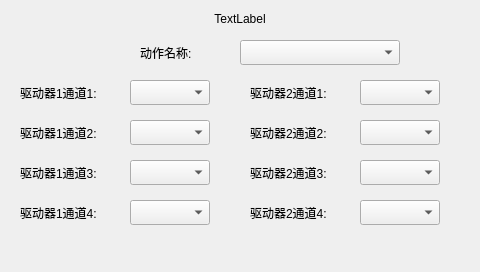
<?xml version="1.0" encoding="UTF-8"?>
<ui version="4.0">
 <class>driver_chn_config_child</class>
 <widget class="QDialog" name="driver_chn_config_child">
  <property name="geometry">
   <rect>
    <x>0</x>
    <y>0</y>
    <width>480</width>
    <height>272</height>
   </rect>
  </property>
  <property name="windowTitle">
   <string>Dialog</string>
  </property>
  <widget class="QLabel" name="title_label">
   <property name="geometry">
    <rect>
     <x>0</x>
     <y>10</y>
     <width>480</width>
     <height>18</height>
    </rect>
   </property>
   <property name="text">
    <string>TextLabel</string>
   </property>
   <property name="alignment">
    <set>Qt::AlignCenter</set>
   </property>
  </widget>
  <widget class="QLabel" name="action_label">
   <property name="geometry">
    <rect>
     <x>140</x>
     <y>40</y>
     <width>67</width>
     <height>25</height>
    </rect>
   </property>
   <property name="text">
    <string>动作名称:</string>
   </property>
  </widget>
  <widget class="QComboBox" name="action_comboBox">
   <property name="geometry">
    <rect>
     <x>240</x>
     <y>40</y>
     <width>160</width>
     <height>25</height>
    </rect>
   </property>
  </widget>
  <widget class="QLabel" name="driver1_label_1">
   <property name="geometry">
    <rect>
     <x>20</x>
     <y>80</y>
     <width>100</width>
     <height>25</height>
    </rect>
   </property>
   <property name="text">
    <string>驱动器1通道1:</string>
   </property>
  </widget>
  <widget class="QComboBox" name="driver1_comboBox_1">
   <property name="geometry">
    <rect>
     <x>130</x>
     <y>80</y>
     <width>80</width>
     <height>25</height>
    </rect>
   </property>
  </widget>
  <widget class="QLabel" name="driver1_label_2">
   <property name="geometry">
    <rect>
     <x>20</x>
     <y>120</y>
     <width>100</width>
     <height>25</height>
    </rect>
   </property>
   <property name="text">
    <string>驱动器1通道2:</string>
   </property>
  </widget>
  <widget class="QComboBox" name="driver1_comboBox_2">
   <property name="geometry">
    <rect>
     <x>130</x>
     <y>120</y>
     <width>80</width>
     <height>25</height>
    </rect>
   </property>
  </widget>
  <widget class="QLabel" name="driver1_label_3">
   <property name="geometry">
    <rect>
     <x>20</x>
     <y>160</y>
     <width>100</width>
     <height>25</height>
    </rect>
   </property>
   <property name="text">
    <string>驱动器1通道3:</string>
   </property>
  </widget>
  <widget class="QComboBox" name="driver1_comboBox_3">
   <property name="geometry">
    <rect>
     <x>130</x>
     <y>160</y>
     <width>80</width>
     <height>25</height>
    </rect>
   </property>
  </widget>
  <widget class="QLabel" name="driver1_label_4">
   <property name="geometry">
    <rect>
     <x>20</x>
     <y>200</y>
     <width>100</width>
     <height>25</height>
    </rect>
   </property>
   <property name="text">
    <string>驱动器1通道4:</string>
   </property>
  </widget>
  <widget class="QComboBox" name="driver1_comboBox_4">
   <property name="geometry">
    <rect>
     <x>130</x>
     <y>200</y>
     <width>80</width>
     <height>25</height>
    </rect>
   </property>
  </widget>
  <widget class="QLabel" name="driver2_label_2">
   <property name="geometry">
    <rect>
     <x>250</x>
     <y>120</y>
     <width>100</width>
     <height>25</height>
    </rect>
   </property>
   <property name="text">
    <string>驱动器2通道2:</string>
   </property>
  </widget>
  <widget class="QLabel" name="driver2_label_1">
   <property name="geometry">
    <rect>
     <x>250</x>
     <y>80</y>
     <width>100</width>
     <height>25</height>
    </rect>
   </property>
   <property name="text">
    <string>驱动器2通道1:</string>
   </property>
  </widget>
  <widget class="QComboBox" name="driver2_comboBox_1">
   <property name="geometry">
    <rect>
     <x>360</x>
     <y>80</y>
     <width>80</width>
     <height>25</height>
    </rect>
   </property>
  </widget>
  <widget class="QLabel" name="driver2_label_3">
   <property name="geometry">
    <rect>
     <x>250</x>
     <y>160</y>
     <width>100</width>
     <height>25</height>
    </rect>
   </property>
   <property name="text">
    <string>驱动器2通道3:</string>
   </property>
  </widget>
  <widget class="QComboBox" name="driver2_comboBox_3">
   <property name="geometry">
    <rect>
     <x>360</x>
     <y>160</y>
     <width>80</width>
     <height>25</height>
    </rect>
   </property>
  </widget>
  <widget class="QComboBox" name="driver2_comboBox_2">
   <property name="geometry">
    <rect>
     <x>360</x>
     <y>120</y>
     <width>80</width>
     <height>25</height>
    </rect>
   </property>
  </widget>
  <widget class="QComboBox" name="driver2_comboBox_4">
   <property name="geometry">
    <rect>
     <x>360</x>
     <y>200</y>
     <width>80</width>
     <height>25</height>
    </rect>
   </property>
  </widget>
  <widget class="QLabel" name="driver2_label_4">
   <property name="geometry">
    <rect>
     <x>250</x>
     <y>200</y>
     <width>100</width>
     <height>25</height>
    </rect>
   </property>
   <property name="text">
    <string>驱动器2通道4:</string>
   </property>
  </widget>
 </widget>
 <resources/>
 <connections/>
</ui>
